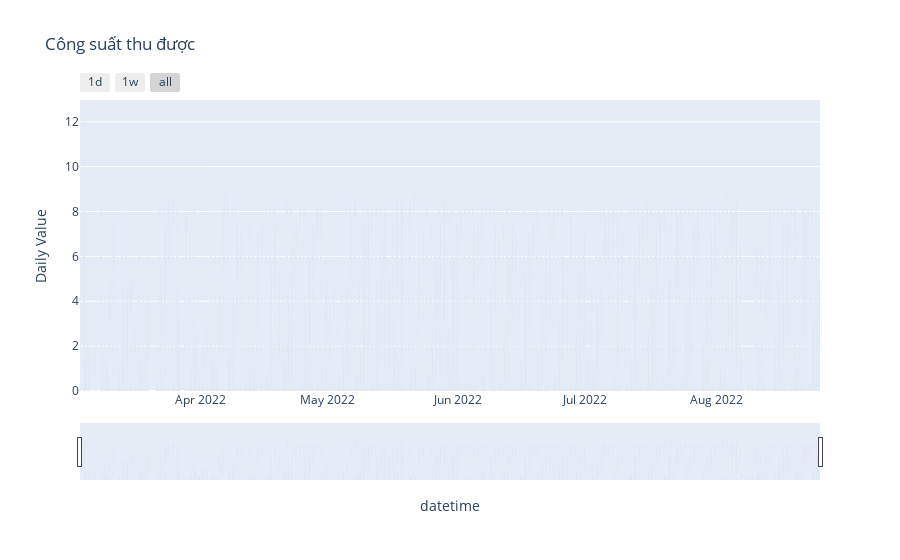

The notebook cell saved with this chart:
### Code cell
fig = px.bar(df, x=df.index, y='Daily Value',title='Công suất thu được')
fig.update_xaxes(
    rangeslider_visible=True,
    ##thanh kéo##
    rangeselector=dict(
        buttons=list([
            dict(count=1, label="1d", step="day", stepmode="backward"),
            dict(count=7, label="1w", step="day", stepmode="backward"),
            dict(step="all")
        ])
    )
)
fig.show()

### Figure 1 — Plotly figure (JSON) as saved in the notebook; plotly's stock layout.template omitted (floating-point values rounded to 4 significant figures; data arrays with more than 128 entries replaced by an {"elided": "..."} marker saying what was removed)
{"data": [{"alignmentgroup": "True", "hovertemplate": "datetime=%{x}<br>Daily Value=%{y}<extra></extra>", "legendgroup": "", "marker": {"color": "#636efa", "pattern": {"shape": ""}}, "name": "", "offsetgroup": "", "orientation": "v", "showlegend": false, "textposition": "auto", "type": "bar", "x": {"elided": "27617 str values"}, "xaxis": "x", "y": {"elided": "27617 float values"}, "yaxis": "y"}], "layout": {"barmode": "relative", "legend": {"tracegroupgap": 0}, "title": {"text": "Công suất thu được"}, "xaxis": {"anchor": "y", "domain": [0, 1], "rangeselector": {"buttons": [{"count": 1, "label": "1d", "step": "day", "stepmode": "backward"}, {"count": 7, "label": "1w", "step": "day", "stepmode": "backward"}, {"step": "all"}]}, "rangeslider": {"visible": true}, "title": {"text": "datetime"}}, "yaxis": {"anchor": "x", "domain": [0, 1], "title": {"text": "Daily Value"}}}}
